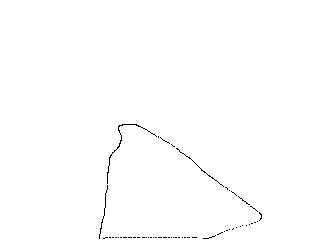
#> input picture ian1980_label.png, 320 x 240 px
$ python opencv_contour.py
#> lines starting #> are read from the running program, lines starting #| are printed output that depends on the picture; after the words box and inside, x2 and y2 are one past the last pixel; in counts of white or black regions, pixels touching at a corner belong together
#> further down, origin_img is the input picture: shape (240, 320, 3); 99.5% white; black in thin lines or dots, all inside (x1, y1, x2, y2) = (99, 124, 262, 239)
### pre_process_image.py
import cv2
import numpy as np


def preprocess_image(img_path):
    # read the image
#> called with img_path = './ian1980_label.png'
    image = cv2.imread(img_path)
    # convert the image to grayscale format
    img_gray = cv2.cvtColor(image, cv2.COLOR_BGR2GRAY)

    #---- performed morphological erosion for a rectangular structuring element of kernel size 2
    kernel = np.ones((2, 2), np.uint8)
    erosion = cv2.morphologyEx(img_gray, cv2.MORPH_ERODE, kernel, iterations=2)
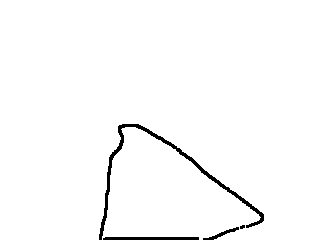
#> erosion: shape (240, 320); 98% white; 4 black regions (1 under 20 px), largest, box (x1, y1, x2, y2) and area: (99, 124, 264, 240) 1092, (103, 237, 199, 240) 286, (203, 227, 239, 240) 116
    # cv2.imshow("erosion", erosion)
    # cv2.waitKey(0)
    # cv2.destroyAllWindows()

    #---- inverted this image and blurred it with a kernel size of 5. The reason for such a huge kernel is to obtain a smooth leaf edge
    ret, thresh1 = cv2.threshold(erosion, 127, 255, 1)
    blur = cv2.blur(thresh1, (5, 5))
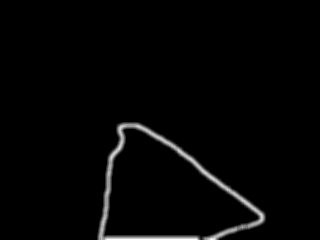
#> blur: shape (240, 320); min 0, max 255, mean 5
    # cv2.imshow("blur", blur)
    # cv2.waitKey(0)
    # cv2.destroyAllWindows()

    # ---- again performed another threshold on this image to get the central portion of the edge
    ret, thresh2 = cv2.threshold(blur, 145, 255, 0)
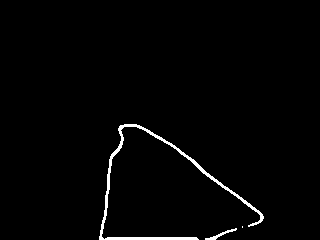
#> thresh2: shape (240, 320); 1.7% white; 3 white regions (1 under 20 px), largest, box (x1, y1, x2, y2) and area: (99, 124, 264, 240) 1192, (205, 228, 237, 240) 88
    # cv2.imshow("thresh2", thresh2)
    # cv2.waitKey(0)
    # cv2.destroyAllWindows()

    # ---- And then performed morphological erosion to thin the edge. used an ellipse structuring element of kernel size 1
    kernel1 = cv2.getStructuringElement(cv2.MORPH_ELLIPSE, (1, 1))
    final = cv2.morphologyEx(thresh2, cv2.MORPH_ERODE, kernel1, iterations=2)
    # cv2.imshow("final", final)
    # cv2.waitKey(0)
    # cv2.destroyAllWindows()

    return final

### opencv_contour.py
# 本题主要难点在于点集不连续. 参考 StackOverflow 的 How could I make the discontinuous contour of an image consistant? 可以解决该问题. 这个仓库的方案，可能可以获得更好的结果: https://github.com/ImageMagick/ImageMagick
# 先膨胀再腐蚀, 其实就是闭操作. 闭操作也会平滑轮廓的一部分, 但与开操作相反, 通常会弥合较窄的间断和细长的沟壑, 消除小的孔洞, 填补轮廓线中的断裂
# 1.形态学操作--膨胀
# 2.形态学操作--腐蚀
# 3.取边缘点
# 4.用fillPoly进行填充

import cv2
import numpy as np
from pre_process_image import preprocess_image
import argparse

parser = argparse.ArgumentParser()
parser.add_argument(
    "--img_path",
    type=str,
    default="./ian1980_label.png",
    help="input image path",
)
opt = parser.parse_args()
origin_img = cv2.imread(opt.img_path)

# read the image
image = preprocess_image(img_path=opt.img_path)
# cv2.imshow("preprocess_image", image)
# cv2.waitKey(0)
# cv2.destroyAllWindows()


points = []
for i in range(image.shape[0]):
    for j in range(image.shape[1]):
        if image[i, j] == 255:
            points.append([j, i])
points = np.array(points)


cv2.fillPoly(origin_img, pts=[points], color=(0, 0, 255))
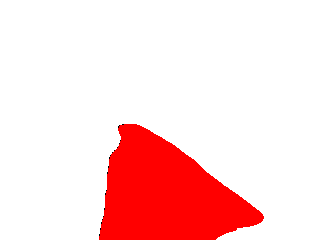
#> origin_img: shape (240, 320, 3); 15.7% of pixels changed, all inside (x1, y1, x2, y2) = (99, 124, 264, 240)

# Displaying the image
cv2.imshow("fillPoly", origin_img)
cv2.waitKey(0)
cv2.destroyAllWindows()
